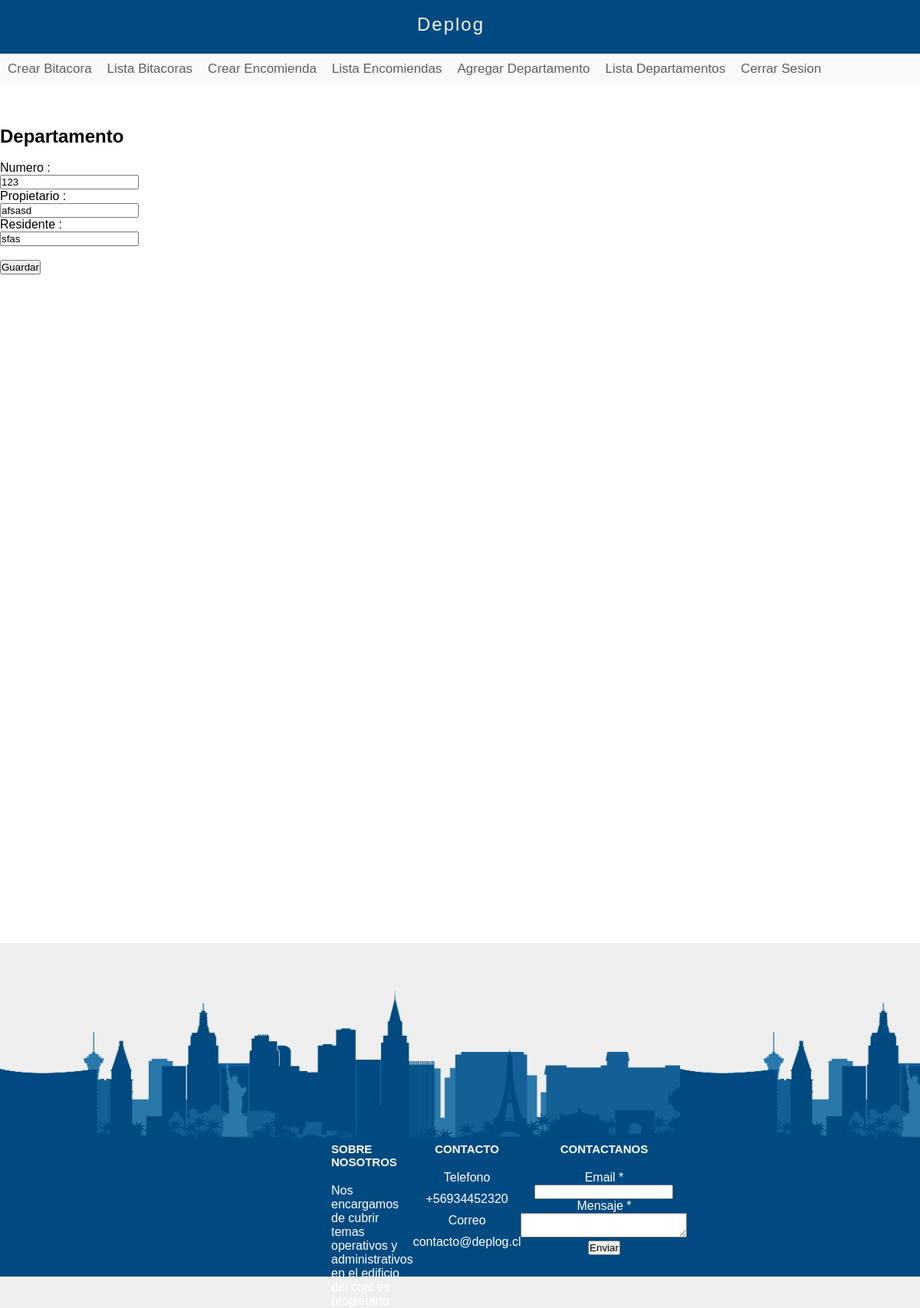
/departamento/1/editar/ (signed in), run on the app's committed database.
### Conserje/models.py (models this page shows, shortened)
class departamento(models.Model):
    Numero       = models.IntegerField()
    Propietario = models.CharField(max_length=100)
    Residente = models.CharField(max_length=100)

### Conserje/views.py (the view)
# urls.py: path('departamento/<int:id>/editar/',editar_departamento_vista),
def editar_departamento_vista(request, id):
    if request.user.is_authenticated == False:
        return redirect("/inicio-sesion")
    obj = get_object_or_404(departamento, id=id)
    form = DepartamentoForm(request.POST or None, instance=obj)
    if form.is_valid():
        form.save()
        return redirect('../detalles/')
    context = {
        'form': form
    }
    return render(request, "conserje/departamento.html", context)

### Conserje/forms.py
class DepartamentoForm(forms.ModelForm):
    Numero       = forms.IntegerField(widget = forms.TextInput(attrs={"placeholder":"Numero Departamento"}))
    Propietario = forms.CharField(widget=forms.TextInput(attrs={"placeholder":"Nombre Propietario"}))
    Residente = forms.CharField(widget=forms.TextInput(attrs={"placeholder":"Nombre Residente"}))
    class Meta:
        model  = departamento
        fields = [
            'Numero',
            'Propietario',
            'Residente'
        ]

### templates/conserje/departamento.html (shortened to what this page needs)
{% extends 'layout-staff.html' %}
{% block content %}
<br><br><br>
<h2>Departamento</h2>
<br>
<form action='.' method='POST'>{% csrf_token %}
    {% for field in form %}
    <div>
        {{ field.name }} : <br>
        {{ field }}
    </div>
    {% endfor %}
    <br>
    <input type='submit' value='Guardar'/>
</form>
{% endblock %}

### paginas/static/css/styles.css (style rules this page uses)
* { margin: 0px; padding: 0px; font-family: sans-serif; text-decoration: none; }
body { background-color: #eeee; }

### data on the page
departamento: form "123" "afsasd" "sfas"

### other printed values
{{ field.name }} "Numero" "Propietario" "Residente"
